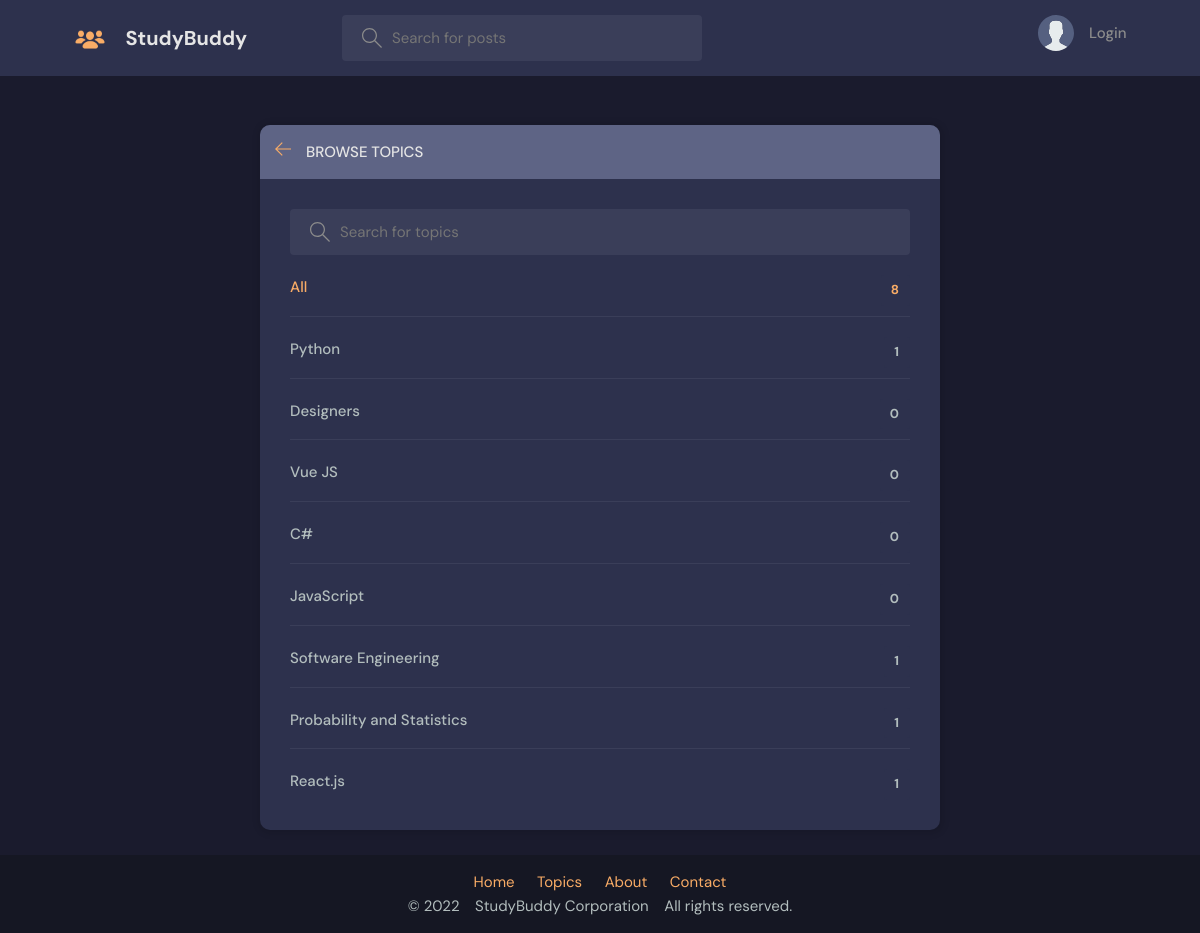
Page /topics/ on the committed database.
### base/models.py (models this page shows, shortened)
class Topic(models.Model):
    name = models.CharField(max_length=200)

### base/views.py (the view)
# urls.py: path('topics/', views.topicsPage, name="topics"),
def topicsPage(request):
    q = request.GET.get('q') if request.GET.get('q') != None else ''
    topics = Topic.objects.filter(name__icontains=q)
    return render(request, 'base/topics.html', {'topics': topics})

### base/templates/base/topics.html (shortened to what this page needs)
{% extends 'main.html' %}
{% block content %}
<main class="create-room layout">
  <div class="container">
    <div class="layout__box">
      <div class="layout__boxHeader">
        <div class="layout__boxTitle">
          <a href="{% url 'home' %}">
            <svg version="1.1" xmlns="http://www.w3.org/2000/svg" width="32" height="32" viewBox="0 0 32 32">
              <title>arrow-left</title>
              <path
                d="M13.723 2.286l-13.723 13.714 13.719 13.714 1.616-1.611-10.96-10.96h27.625v-2.286h-27.625l10.965-10.965-1.616-1.607z">
              </path>
            </svg>
          </a>
          <h3>Browse Topics</h3>
        </div>
      </div>
      <div class="topics-page layout__body">
        <form action="" method="GET" class="header__search">
          <label>
            <input name="q" placeholder="Search for topics" />
          </label>
        </form>
        <ul class="topics__list">
          <li>
            <a href="{% url 'topics' %}" class="active">All <span>{{topics.count}}</span></a>
          </li>
          {% for topic in topics %}
          <li>
            <a href="{% url 'home' %}?q={{topic.name}}">{{ topic.name }} <span>{{topic.room_set.all.count}}</span></a>
          </li>
          {% endfor %}
        </ul>
      </div>
    </div>
  </div>
</main>
{% endblock content %}

### static/styles/style.css (style rules this page uses)
:root { --color-main: #F9AC66; --color-main-light: #e1f6fb; --color-dark: #2d314d; --color-dark-medium: #3A3E59; --color-dark-light: #5e6485; --color-light: #e5e5e5; --color-gray: #8b8b8b; --color-light-gray: #b2bdbd; --color-bg: #1a1b2d; --color-success: #5dd693; --color-error: #ed6b5b; }
* { font-family: "DM Sans", -apple-system, BlinkMacSystemFont, "Segoe UI", Roboto, Oxygen, Ubuntu, Cantarell, "Open Sans", "Helvetica Neue", sans-serif; margin: 0; padding: 0; box-sizing: border-box; text-rendering: optimizeLegibility; font-size: inherit; }
html { font-size: 56.25%; height: 100%; }
@media only screen and (min-width: 1200px) { html { font-size: 62.5%; } }
body { line-height: 1.6; font-weight: 400; font-size: 1.5rem; color: var(--color-light-gray); background-color: var(--color-bg); min-height: 100%; display: flex; flex-direction: column; }
a { display: inline-block; color: var(--color-main); text-decoration: none; }
.container { max-width: 120rem; width: 90%; margin: auto; }
.header__search>label { background-color: var(--color-dark-medium); padding: 1.3rem 1rem; display: flex; align-items: center; gap: 1rem; border-radius: 4px; }
.header__search svg { fill: var(--color-gray); width: 2rem; height: 2rem; margin-left: 1rem; }
.header__search input { width: 30rem; background: transparent; border: none; outline: none; color: var(--color-light); }
.layout { margin-top: 2.4rem; }
.layout>.container { display: flex; justify-content: space-between; align-items: flex-start; }
.layout__box { width: 90%; max-width: 48rem; min-height: 40rem; margin: 2.5rem auto; background-color: var(--color-dark); border-radius: 1rem; box-shadow: 1px 1px 6px 3px rgba(0, 0, 0, 0.1); overflow: hidden; }
.layout__boxHeader { display: flex; padding: 1.5rem; background-color: var(--color-dark-light); }
.layout__boxTitle { display: flex; gap: 1.5rem; align-items: center; }
.layout__boxTitle h3 { text-transform: uppercase; font-weight: 500; color: var(--color-light); }
.layout__boxTitle svg { width: 1.6rem; height: 1.6rem; fill: var(--color-main); }
.layout__body { margin: 3rem; }
.topics__list { list-style: none; }
.topics__list li a { display: flex; justify-content: space-between; margin-bottom: 3rem; font-weight: 500; color: var(--color-light-gray); transition: all 0.3s ease-in-out; }
.topics__list li a.active, .topics__list li a:hover { color: var(--color-main); }
.topics__list li a span { padding: 0.5rem 1rem; background-color: var(--color-dark); border-radius: 3px; font-size: 1.3rem; font-weight: 700; letter-spacing: 1px; }
.topics-page .topics__list li:not(:last-child) a { margin: 2rem 0; padding-bottom: 1rem; text-decoration: none; border-bottom: 1px solid var(--color-dark-medium); }
.topics-page .header__search { display: block; }
.create-room.layout .layout__box { max-width: 68rem; }

### rows in the picture
Topic: name "Python", room_set.all.count "1"
Topic: name "Designers", room_set.all.count "0"
Topic: name "Vue JS", room_set.all.count "0"
Topic: name "C#", room_set.all.count "0"
Topic: name "JavaScript", room_set.all.count "0"
Topic: name "Software Engineering", room_set.all.count "1"
Topic: name "Probability and Statistics", room_set.all.count "1"
Topic: name "React.js", room_set.all.count "1"

### other values in the picture
{{ topics.count }} "8"
